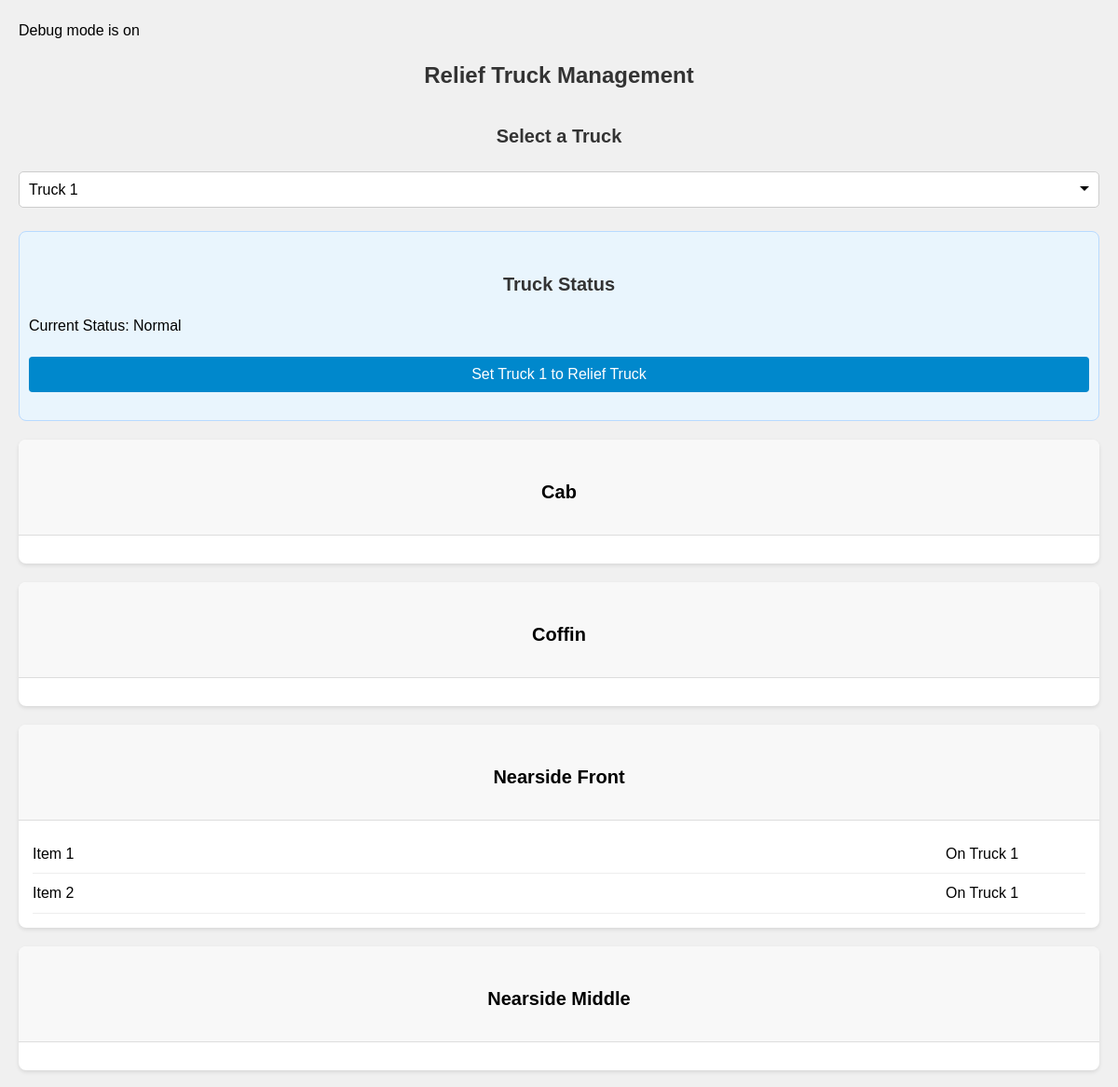
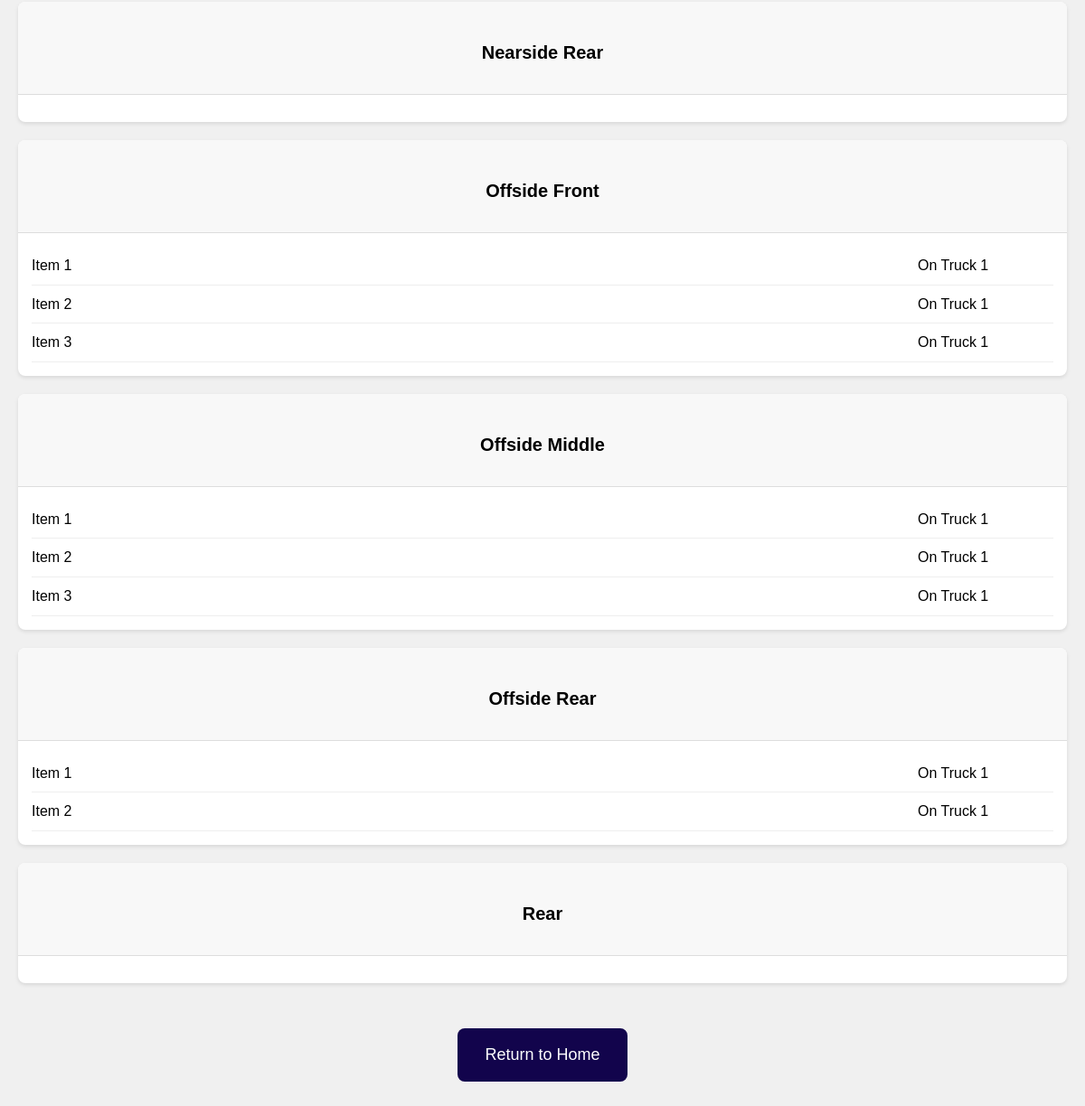
The page /changeover.php?truck_id=1 on the database its author committed (2 pictures, top to bottom).
### tables this page shows
CREATE TABLE `trucks` (
    `id` INT AUTO_INCREMENT PRIMARY KEY,
    `name` VARCHAR(255) NOT NULL,
    `relief` BOOLEAN NOT NULL DEFAULT FALSE
);

CREATE TABLE `items` (
    `id` INT AUTO_INCREMENT PRIMARY KEY,
    `name` VARCHAR(255) NOT NULL,
    `locker_id` INT NOT NULL,
    FOREIGN KEY (`locker_id`) REFERENCES `lockers`(`id`) ON DELETE CASCADE
);

### changeover.php (the view, shortened to what this page needs)
<?php
if (!isset($_SESSION['version'])) {
    $version = trim(exec('git describe --tags $(git rev-list --tags --max-count=1)'));
} else {
    $version = $_SESSION['version'];
}
$db = get_db_connection();
$result = $db->query("SHOW TABLES LIKE 'relief_items'");
if ($result->rowCount() == 0) {
    $db->exec("CREATE TABLE relief_items (
        id INT AUTO_INCREMENT PRIMARY KEY,
        truck_name VARCHAR(255) NOT NULL,
        locker_name VARCHAR(255) NOT NULL,
        item_name VARCHAR(255) NOT NULL,
        item_id INT NOT NULL,
        relief BOOLEAN DEFAULT FALSE
    )");
}
$trucks_query = $db->query('SELECT id, name, relief FROM trucks');
$trucks = $trucks_query->fetchAll(PDO::FETCH_ASSOC);
$selected_truck_id = isset($_GET['truck_id']) ? $_GET['truck_id'] : null;
$selected_truck = null;
$truck_relief_state = false;
if ($selected_truck_id) {
    $truck_query = $db->prepare('SELECT name, relief FROM trucks WHERE id = ?');
    $truck_query->execute([$selected_truck_id]);
    $selected_truck = $truck_query->fetch(PDO::FETCH_ASSOC);
    $truck_relief_state = $selected_truck['relief'];
    $lockers_query = $db->prepare("
        SELECT l.id, l.name
        FROM lockers l
        WHERE l.truck_id = ?
        ORDER BY l.name
    ");
    $lockers_query->execute([$selected_truck_id]);
    $lockers = $lockers_query->fetchAll(PDO::FETCH_ASSOC);
    $items_by_locker = [];
    $relief_items = [];
    foreach ($lockers as $locker) {
        $items_query = $db->prepare("
            SELECT i.id, i.name
            FROM items i
            WHERE i.locker_id = ?
            ORDER BY i.name
        ");
        $items_query->execute([$locker['id']]);
        $items = $items_query->fetchAll(PDO::FETCH_ASSOC);
        $items_by_locker[$locker['id']] = [
            'locker_name' => $locker['name'],
            'items' => $items
        ];
    }
}
?>
<!DOCTYPE html>
<html lang="en">
<head>
    <link rel="stylesheet" href="styles/styles.css?id=<?php echo $version; ?>">
</head>
<body>
    <div class="container">
        <h1>Relief Truck Management</h1>
        <div class="truck-selection">
            <h2>Select a Truck</h2>
            <form method="GET" action="changeover.php">
                <select name="truck_id" id="truck_id" onchange="this.form.submit()">
                    <?php foreach ($trucks as $truck): ?>
                        <option value="<?= $truck['id'] ?>" <?= $selected_truck_id == $truck['id'] ? 'selected' : '' ?>>
                            <?= htmlspecialchars($truck['name']) ?> <?= $truck['relief'] ? '(Relief)' : '' ?>
                        </option>
                    <?php endforeach; ?>
                </select>
            </form>
        </div>
        <?php if ($selected_truck): ?>
            <div class="truck-relief-toggle">
                <h2>Truck Status</h2>
                <p>Current Status: <?= $truck_relief_state ? 'Relief Truck' : 'Normal' ?></p>
                <form method="POST" action="changeover.php">
                    <button type="submit" name="toggle_relief" class="submit-button">
                        Set <?= htmlspecialchars($selected_truck['name']) ?> to <?= $truck_relief_state ? 'Normal' : 'Relief Truck' ?>
                    </button>
                </form>
            </div>
            <?php foreach ($items_by_locker as $locker_id => $locker_data): ?>
                <div class="locker-section">
                    <div class="locker-header">
                        <h3><?= htmlspecialchars($locker_data['locker_name']) ?></h3>
                    </div>
                    <?php foreach ($locker_data['items'] as $item): ?>
                        <div class="item-row">
                            <div class="item-name"><?= htmlspecialchars($item['name']) ?></div>
                            <div class="relief-status">
                                <?php if ($truck_relief_state): ?>
                                    <?php
                                    $is_relief = isset($relief_items[$item['id']]) ? $relief_items[$item['id']] : false;
                                    ?>
                                    <label class="switch switch-flat">
                                        <input class="switch-input item-toggle" type="checkbox"
                                               data-item-id="<?= $item['id'] ?>"
                                               data-truck-name="<?= htmlspecialchars($selected_truck['name']) ?>"
                                               <?= $is_relief ? 'checked' : '' ?> />
                                        <span class="switch-label" data-on="Relief" data-off="<?= htmlspecialchars($selected_truck['name']) ?>"></span>
                                        <span class="switch-handle"></span>
                                    </label>
                                <?php else: ?>
                                    <span>On <?= htmlspecialchars($selected_truck['name']) ?></span>
                                <?php endif; ?>
                            </div>
                        </div>
                    <?php endforeach; ?>
                </div>
            <?php endforeach; ?>
        <?php endif; ?>
    </div>
    <footer>
        <p><a href="index.php" class="button touch-button">Return to Home</a></p>
    </footer>
</body>
</html>

### styles/styles.css (style rules this page uses)
body { font-family: Arial, sans-serif; margin: 0; padding: 20px; line-height: 1.6; }
h1 { text-align: center; margin-bottom: 20px; font-size: 24px; }
h2, h3 { margin-top: 30px; font-size: 20px; text-align: center; }
.submit-button { display: block; margin: 20px auto; padding: 15px 30px; font-size: 18px; background-color: #12044C; color: white; border-radius: 8px; border: none; cursor: pointer; transition: background-color 0.3s; }
select, input[type="text"], button { padding: 10px; font-size: 16px; margin: 5px 0; border-radius: 5px; border: 1px solid #ccc; width: 100%; box-sizing: border-box; }
select { appearance: none; -webkit-appearance: none; -moz-appearance: none; background-size: 10px 6px; }
footer { text-align: center; margin-top: 40px; font-size: 14px; color: #777; }
.button.touch-button { display: inline-block; padding: 15px 30px; margin: 10px; font-size: 18px; text-decoration: none; color: white; background-color: #12044C; border-radius: 8px; border: none; cursor: pointer; transition: background-color 0.3s; touch-action: manipulation; }

### changeover.php (style rules this page uses)
body { font-family: Arial, sans-serif; margin: 0; padding: 20px; background-color: #f0f0f0; }
.container { max-width: 1200px; margin: 0 auto; }
h1, h2 { color: #333; }
.truck-selection { margin-bottom: 20px; }
.locker-section { background-color: #fff; border-radius: 8px; padding: 15px; margin-bottom: 20px; box-shadow: 0 2px 4px rgba(0,0,0,0.1); }
.locker-header { background-color: #f8f8f8; padding: 10px; margin: -15px -15px 15px -15px; border-radius: 8px 8px 0 0; border-bottom: 1px solid #ddd; }
.item-row { display: flex; align-items: center; padding: 8px 0; border-bottom: 1px solid #eee; }
.item-name { flex-grow: 1; }
.relief-status { width: 150px; }
.truck-relief-toggle { margin: 20px 0; padding: 10px; background-color: #e9f5fd; border-radius: 8px; border: 1px solid #b8daff; }
.submit-button { background-color: #0088cc; color: white; border: none; padding: 10px 20px; border-radius: 4px; cursor: pointer; font-size: 16px; }

### rows shown on the page
trucks: name "Truck 1"
items: name "Item 1"
items: name "Item 2"
items: name "Item 1"
items: name "Item 2"
items: name "Item 3"
items: name "Item 1"
items: name "Item 2"
items: name "Item 3"
items: name "Item 1"
items: name "Item 2"

### other values the page prints
$locker_data['locker_name'] "Cab"
$locker_data['locker_name'] "Coffin"
$locker_data['locker_name'] "Nearside Front"
$locker_data['locker_name'] "Nearside Middle"
$locker_data['locker_name'] "Nearside Rear"
$locker_data['locker_name'] "Offside Front"
$locker_data['locker_name'] "Offside Middle"
$locker_data['locker_name'] "Offside Rear"
$locker_data['locker_name'] "Rear"
form field truck_id "Truck 1"
